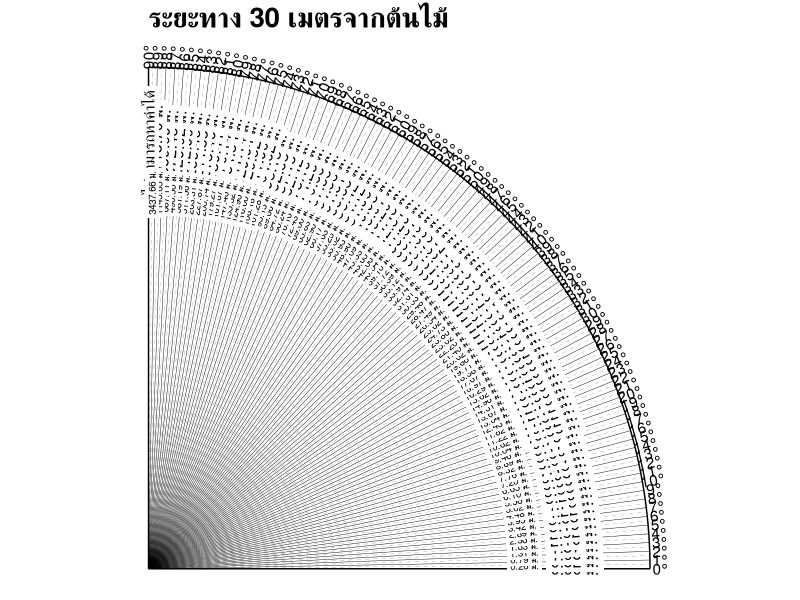
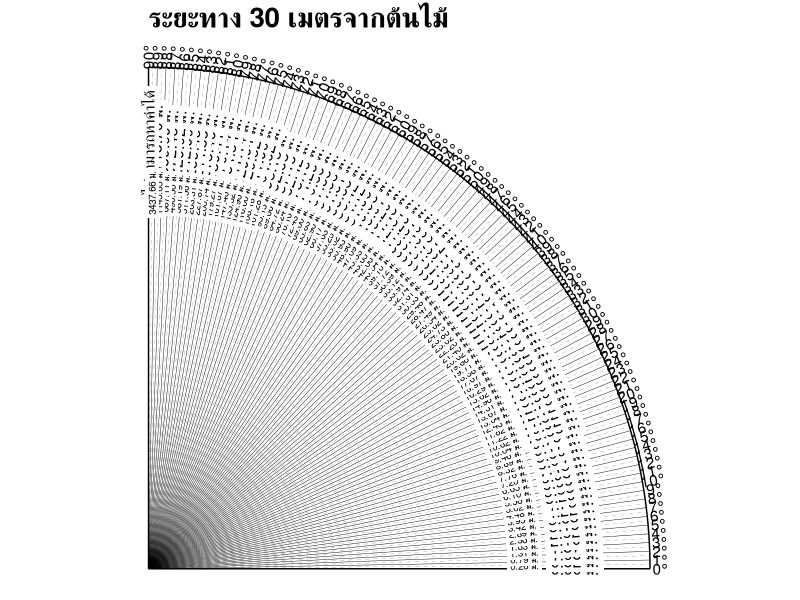

The R script that drew these images, in order:
library(ggplot2)
library(ggforce)


data <- data.frame(
  angle = 1:90,
  cell = sample(1:10, size =90, replace = TRUE)
)

alpha <- pi / 6
# Maximum radius to draw grid lines, set limits ...
# I set it equal to the maximum value.
max_r <- 10
padding_limits <- 0.5
angle_line = seq(from=0,to=3,length.out=181)
angle_line_full = angle_line[seq(1,181,2)]
angle_line_half = angle_line[seq(2,181,2)]
angle_text_full = 0:90

dist = 30
dist_cal_full = sprintf('%.2f', round(tan(0:89*(pi / (180)))*dist, digit=3))
dist_cal_full = paste(dist_cal_full, 'ม.')
dist_cal_full = c(dist_cal_full, 'ไม่สามารถหาค่าได้')

dist_cal_half = sprintf('%.2f', round(tan(0.5:89.5*(pi / (180)))*dist, digit=3))
dist_cal_half = paste(dist_cal_half, 'ม.')


p_title = paste('ระยะทาง',
                dist,
                'เมตรจากต้นไม้')
p_name = paste0('quarter_circle_',dist,'.jpg')

ggplot(data) +
  # Grid lines
  geom_arc(
    data = data.frame(
      start = 0, end = 1/2 * pi,
      r = c(0, max_r) # add seq for several rings
    ),
    aes(x0 = 0, y0 = 0, r = r,
      start = start, end = end),
  ) +
  # Axes
  annotate(
    geom = "segment", x = 0, y = 0, linewidth=0.5,
    xend = max_r * cos(alpha * c(0, 3)),
    yend = max_r * sin(alpha * c(0, 3)),
  ) +
  #  1 degree rays from origin
  annotate(
    geom = "segment", x = 0, y = 0,linewidth=0.15,
    xend = max_r * cos(alpha * angle_line_full),
    yend = max_r * sin(alpha * angle_line_full),
  ) +
  # 0.5 degree rays
  annotate(
    geom = "segment", x = 0, y = 0,linewidth=0.05,
    xend = max_r * cos(alpha * angle_line_half),
    yend = max_r * sin(alpha * angle_line_half),
    linetype = "dashed"
  ) +
  # Arc labels
  # outer degree
  annotate(
    geom = "text",angle = angle_text_full,
    x = (max_r + 0.2) * cos(alpha * angle_line_full),
    y = (max_r + 0.2) * sin(alpha * angle_line_full),
    label = paste0(round(30 * angle_line_full, digits = 0), "°") 
  ) +
  # distance 
  annotate(
    geom = "label",angle = angle_text_full,
    label.size=NA,fill="white",size=4,
    x = (0.85*max_r) * cos(alpha * angle_line_full),
    y = (0.85*max_r) * sin(alpha * angle_line_full),
    label = dist_cal_full 
  ) +
  annotate(
    geom = "label",angle = angle_text_full[-1]+0.5,
    label.size=NA,fill="white",size=2.5,
    x = (0.75*max_r) * cos(alpha * angle_line_half),
    y = (0.75*max_r) * sin(alpha * angle_line_half),
    label = dist_cal_half 
  ) +
  coord_equal(
    xlim = c(0, max_r + padding_limits),
    ylim = c(0, max_r + padding_limits),
    expand = FALSE, clip = "off"
  ) +
  scale_x_continuous(breaks = c(0,10))+
  scale_y_continuous(breaks = c(0,10))+
  theme_minimal() +
  theme(
    panel.grid = element_blank(),
    axis.text.x = element_blank(),
    axis.text.y = element_blank(),
    panel.grid.major = element_blank(),
    plot.title = element_text(face = 'bold', size=20)
  )+
  labs(x='',y='', 
       title = p_title)
ggsave(p_name, width=15, height = 15, dpi=600)

